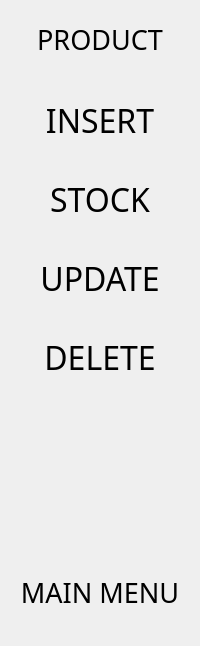
         <widget class="QWidget" name="product_menu">
          <layout class="QVBoxLayout" name="verticalLayout_2">
           <item>
            <spacer name="verticalSpacer_61">
             <property name="orientation">
              <enum>Qt::Vertical</enum>
             </property>
             <property name="sizeType">
              <enum>QSizePolicy::Maximum</enum>
             </property>
             <property name="sizeHint" stdset="0">
              <size>
               <width>20</width>
               <height>10</height>
              </size>
             </property>
            </spacer>
           </item>
           <item>
            <widget class="QLabel" name="product_title">
             <property name="sizePolicy">
              <sizepolicy hsizetype="Preferred" vsizetype="Fixed">
               <horstretch>0</horstretch>
               <verstretch>0</verstretch>
              </sizepolicy>
             </property>
             <property name="font">
              <font>
               <family>Fira Sans</family>
               <pointsize>20</pointsize>
              </font>
             </property>
             <property name="text">
              <string>PRODUCT</string>
             </property>
             <property name="textFormat">
              <enum>Qt::AutoText</enum>
             </property>
             <property name="alignment">
              <set>Qt::AlignCenter</set>
             </property>
            </widget>
           </item>
           <item>
            <spacer name="verticalSpacer_62">
             <property name="orientation">
              <enum>Qt::Vertical</enum>
             </property>
             <property name="sizeType">
              <enum>QSizePolicy::Maximum</enum>
             </property>
             <property name="sizeHint" stdset="0">
              <size>
               <width>20</width>
               <height>30</height>
              </size>
             </property>
            </spacer>
           </item>
           <item>
            <widget class="QPushButton" name="btn_insert_prod">
             <property name="sizePolicy">
              <sizepolicy hsizetype="Minimum" vsizetype="Preferred">
               <horstretch>0</horstretch>
               <verstretch>0</verstretch>
              </sizepolicy>
             </property>
             <property name="font">
              <font>
               <family>Fira Sans Medium</family>
               <pointsize>24</pointsize>
              </font>
             </property>
             <property name="styleSheet">
              <string notr="true">QPushButton:hover
{
   border: 4px solid  rgb(31, 80, 20);
	background-color: rgb(236, 236, 224);

}
</string>
             </property>
             <property name="text">
              <string>INSERT</string>
             </property>
             <property name="flat">
              <bool>true</bool>
             </property>
            </widget>
           </item>
           <item>
            <spacer name="verticalSpacer_63">
             <property name="orientation">
              <enum>Qt::Vertical</enum>
             </property>
             <property name="sizeType">
              <enum>QSizePolicy::Maximum</enum>
             </property>
             <property name="sizeHint" stdset="0">
              <size>
               <width>20</width>
               <height>20</height>
              </size>
             </property>
            </spacer>
           </item>
           <item>
            <widget class="QPushButton" name="btn_stock_prod">
             <property name="sizePolicy">
              <sizepolicy hsizetype="Minimum" vsizetype="Preferred">
               <horstretch>0</horstretch>
               <verstretch>0</verstretch>
              </sizepolicy>
             </property>
             <property name="font">
              <font>
               <family>Fira Sans Medium</family>
               <pointsize>24</pointsize>
              </font>
             </property>
             <property name="styleSheet">
              <string notr="true">QPushButton:hover
{
   border: 4px solid  rgb(31, 80, 20);
	background-color: rgb(236, 236, 224);

}
</string>
             </property>
             <property name="text">
              <string>STOCK</string>
             </property>
             <property name="flat">
              <bool>true</bool>
             </property>
            </widget>
           </item>
           <item>
            <spacer name="verticalSpacer_64">
             <property name="orientation">
              <enum>Qt::Vertical</enum>
             </property>
             <property name="sizeType">
              <enum>QSizePolicy::Maximum</enum>
             </property>
             <property name="sizeHint" stdset="0">
              <size>
               <width>20</width>
               <height>20</height>
              </size>
             </property>
            </spacer>
           </item>
           <item>
            <widget class="QPushButton" name="btn_update_prod">
             <property name="sizePolicy">
              <sizepolicy hsizetype="Minimum" vsizetype="Preferred">
               <horstretch>0</horstretch>
               <verstretch>0</verstretch>
              </sizepolicy>
             </property>
             <property name="font">
              <font>
               <family>Fira Sans Medium</family>
               <pointsize>24</pointsize>
              </font>
             </property>
             <property name="styleSheet">
              <string notr="true">QPushButton:hover
{
   border: 4px solid  rgb(31, 80, 20);
	background-color: rgb(236, 236, 224);

}
</string>
             </property>
             <property name="text">
              <string>UPDATE</string>
             </property>
             <property name="flat">
              <bool>true</bool>
             </property>
            </widget>
           </item>
           <item>
            <spacer name="verticalSpacer_65">
             <property name="orientation">
              <enum>Qt::Vertical</enum>
             </property>
             <property name="sizeType">
              <enum>QSizePolicy::Maximum</enum>
             </property>
             <property name="sizeHint" stdset="0">
              <size>
               <width>20</width>
               <height>20</height>
              </size>
             </property>
            </spacer>
           </item>
           <item>
            <widget class="QPushButton" name="btn_delete_prod">
             <property name="sizePolicy">
              <sizepolicy hsizetype="Minimum" vsizetype="Preferred">
               <horstretch>0</horstretch>
               <verstretch>0</verstretch>
              </sizepolicy>
             </property>
             <property name="font">
              <font>
               <family>Fira Sans Medium</family>
               <pointsize>24</pointsize>
              </font>
             </property>
             <property name="styleSheet">
              <string notr="true">QPushButton:hover
{
   border: 4px solid  rgb(31, 80, 20);
	background-color: rgb(236, 236, 224);

}
</string>
             </property>
             <property name="text">
              <string>DELETE</string>
             </property>
             <property name="flat">
              <bool>true</bool>
             </property>
            </widget>
           </item>
           <item>
            <spacer name="verticalSpacer_66">
             <property name="orientation">
              <enum>Qt::Vertical</enum>
             </property>
             <property name="sizeType">
              <enum>QSizePolicy::Maximum</enum>
             </property>
             <property name="sizeHint" stdset="0">
              <size>
               <width>20</width>
               <height>180</height>
              </size>
             </property>
            </spacer>
           </item>
           <item>
            <widget class="QPushButton" name="btn_back_product">
             <property name="sizePolicy">
              <sizepolicy hsizetype="Preferred" vsizetype="Preferred">
               <horstretch>0</horstretch>
               <verstretch>0</verstretch>
              </sizepolicy>
             </property>
             <property name="minimumSize">
              <size>
               <width>0</width>
               <height>0</height>
              </size>
             </property>
             <property name="sizeIncrement">
              <size>
               <width>0</width>
               <height>0</height>
              </size>
             </property>
             <property name="font">
              <font>
               <family>Fira Sans Medium</family>
               <pointsize>20</pointsize>
              </font>
             </property>
             <property name="styleSheet">
              <string notr="true">QPushButton:hover
{
   border: 4px solid  rgb(31, 80, 20);
	background-color: rgb(236, 236, 224);

}
</string>
             </property>
             <property name="text">
              <string>MAIN MENU</string>
             </property>
             <property name="autoDefault">
              <bool>false</bool>
             </property>
             <property name="flat">
              <bool>true</bool>
             </property>
            </widget>
           </item>
           <item>
            <spacer name="verticalSpacer">
             <property name="orientation">
              <enum>Qt::Vertical</enum>
             </property>
             <property name="sizeType">
              <enum>QSizePolicy::Maximum</enum>
             </property>
             <property name="sizeHint" stdset="0">
              <size>
               <width>20</width>
               <height>20</height>
              </size>
             </property>
            </spacer>
           </item>
          </layout>
         </widget>
